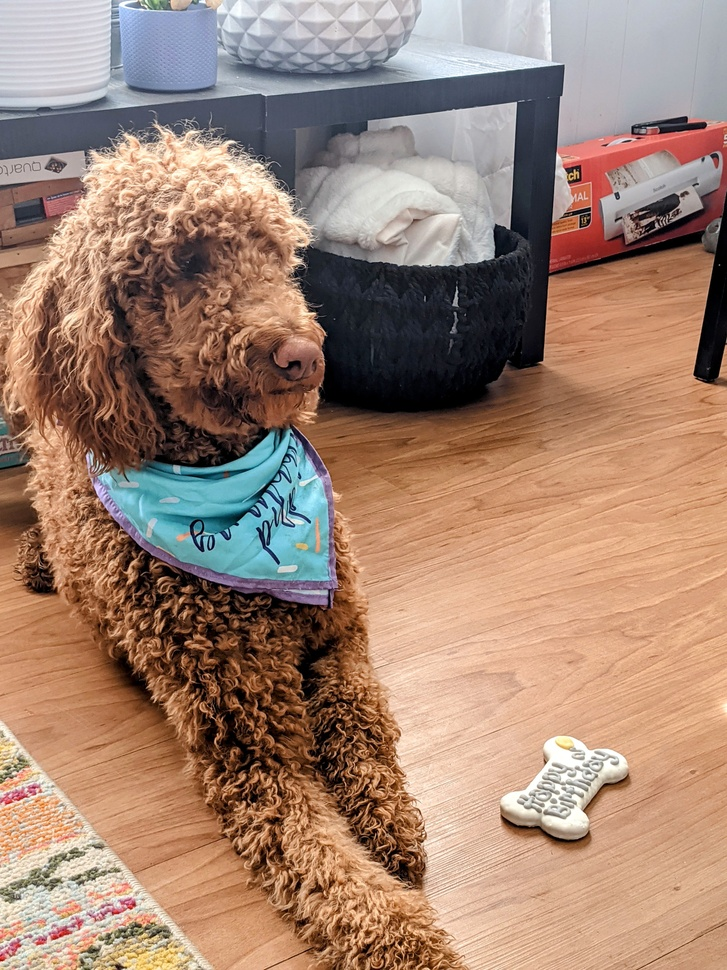
#> input picture MASI_pets/Arthur_FR.jpg, 727 x 970 px, shrunk from 3024 x 4032 before the run; its folder holds only this picture in this run
$ jupyter execute pet_picture_QA.ipynb
#> lines starting #> are read from the running program, lines starting #| are printed output that depends on the picture
[cell 1]
# The data_dir variable is the only input allowed to your code.
# Do not modify any file names in the image directory.
data_dir = "./MASI_pets"
# Add your code in the cells.

[cell 2]
import os, cv2
import pandas as pd

# Task 1 : Scan the image files to gather image meta data.

[cell 3]
#Initial dictionary representation
keyList = ["Name", "Dims", "Size", "AspectRatio", "PetName", "OwnerInitials"]
data = {k:[] for k in keyList}
data

[cell 4]
#Scan directory and get metadata
with os.scandir(data_dir) as images:
    for image in images:
        name = image.name
        data["Name"].append(name)
        name = image.name.split(".")
        names = name[0].split("_")
        data["PetName"].append(names[0])
        data["OwnerInitials"].append(names[1])
        im = cv2.imread(image.path)
#> im is the input picture: shape (970, 727, 3); mean B, G, R 114.1, 131.4, 161.3
        dim = im.shape
#> dim = (970, 727, 3)
        data["Dims"].append(dim)
        data["Size"].append(im.size)
        data["AspectRatio"].append(dim[0]/dim[1])

[cell 5]
df = pd.DataFrame.from_dict(data)

[cell 6]
#Sort the table largest to smallest by image size, breaking ties by alphabetical pet names (A - Z).
df = df.sort_values(["Size", "PetName"], ascending=[False, True])

[cell 7]
#Print
df

# Task 2: Look at the meta data to assess differences in the dataset.

[cell 8]
#Plot scatter of image size and aspect ratio
pl = df.plot.scatter(x = "Size", y = "AspectRatio", title = "Size and Aspect Ratio Relation")
pl.set_xlabel("Size(# of pixels)")
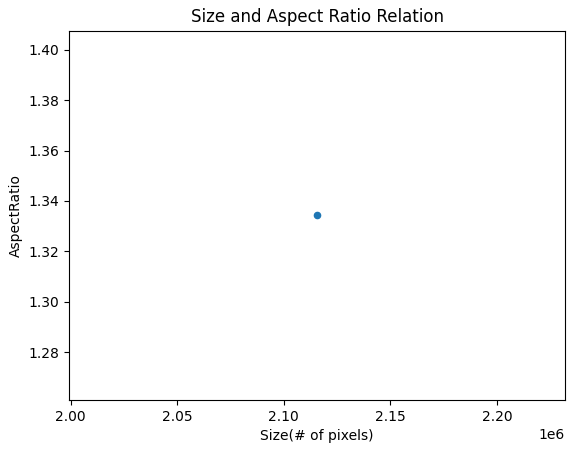
#> figure drawn by matplotlib, 1 panel

# Task 3: Look at the image data to check quality.
5 columns, images should be sorted alphabetically by the owner's initials (A - Z), starting in the top left corner of the grid, break ties by pet names, also sorted alphabetically (A - Z).

[cell 9]
import matplotlib.pyplot as plt
import math

[cell 10]
n = df.shape[0]
columns = 5
rows = math.ceil(n/5)
rows

[cell 11]
num = 1
fig=plt.figure(figsize=(15, 15))
for i, r in df.sort_values(["OwnerInitials", "PetName"]).iterrows():
    img = cv2.imread(data_dir + "/" + r["Name"])
    img = cv2.cvtColor(img, cv2.COLOR_BGR2RGB)
    plt.subplot(rows,columns,num)
    plt.imshow(img)
    plt.title(r["PetName"])
    num += 1
fig.tight_layout()
plt.show()


$ run again, on MASI_pets/Fuzzy Pants_BL.png
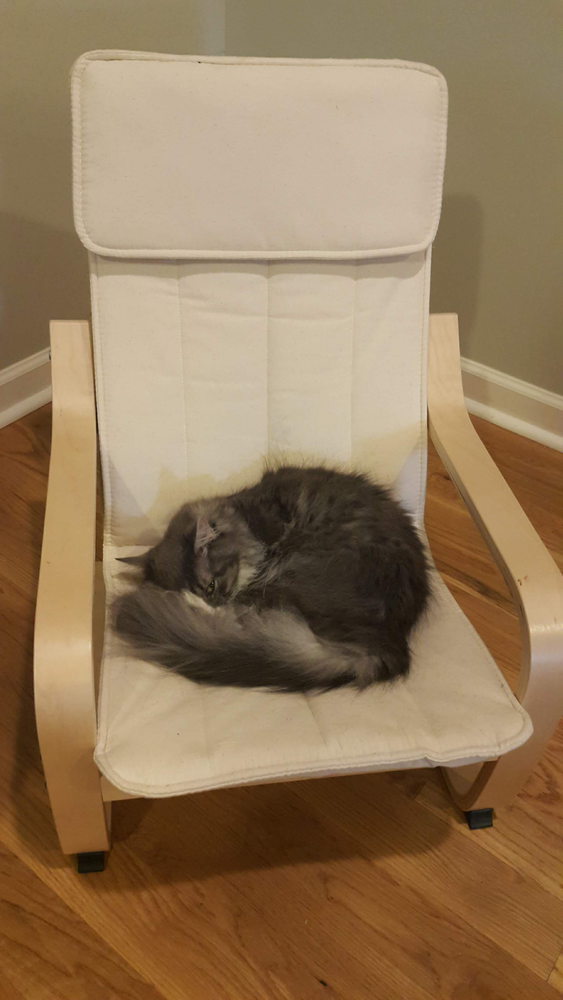
#> input picture MASI_pets/Fuzzy Pants_BL.png, 563 x 1000 px, shrunk from 1785 x 3173 before the run
#> im is the input picture: shape (1000, 563, 3); mean B, G, R 90.3, 121.2, 147
#> `[cell 8] #Plot scatter of image size and aspect ratio pl = df.plot.sca..`:
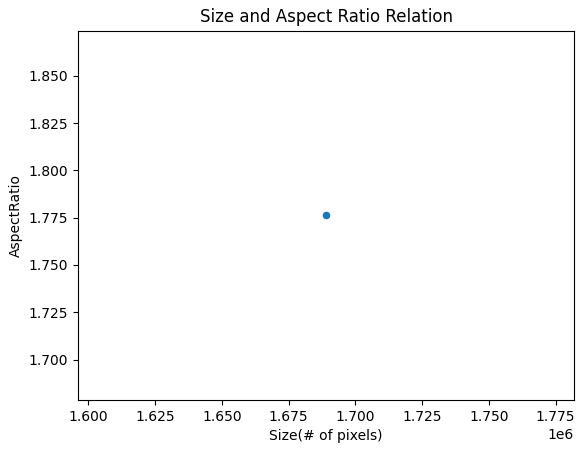
#> figure drawn by matplotlib, 1 panel

$ run again, on MASI_pets/Hazel_KS.JPG
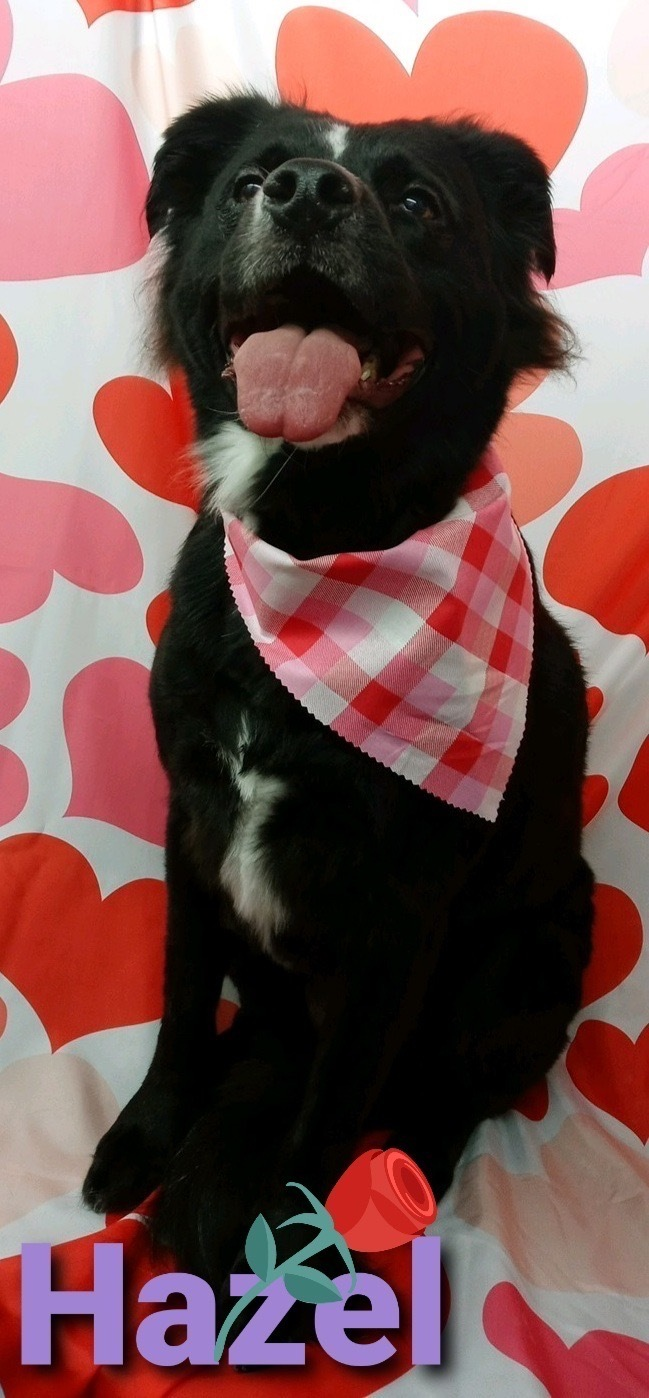
#> input picture MASI_pets/Hazel_KS.JPG, 649 x 1398 px
#> im is the input picture: shape (1398, 649, 3); mean B, G, R 81.6, 83.4, 119.3
#> `[cell 8] #Plot scatter of image size and aspect ratio pl = df.plot.sca..`:
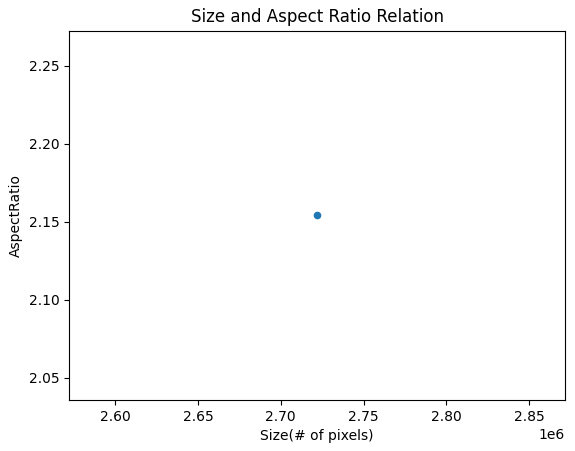
#> figure drawn by matplotlib, 1 panel

$ run again, on MASI_pets/Lucky_TL.jpg
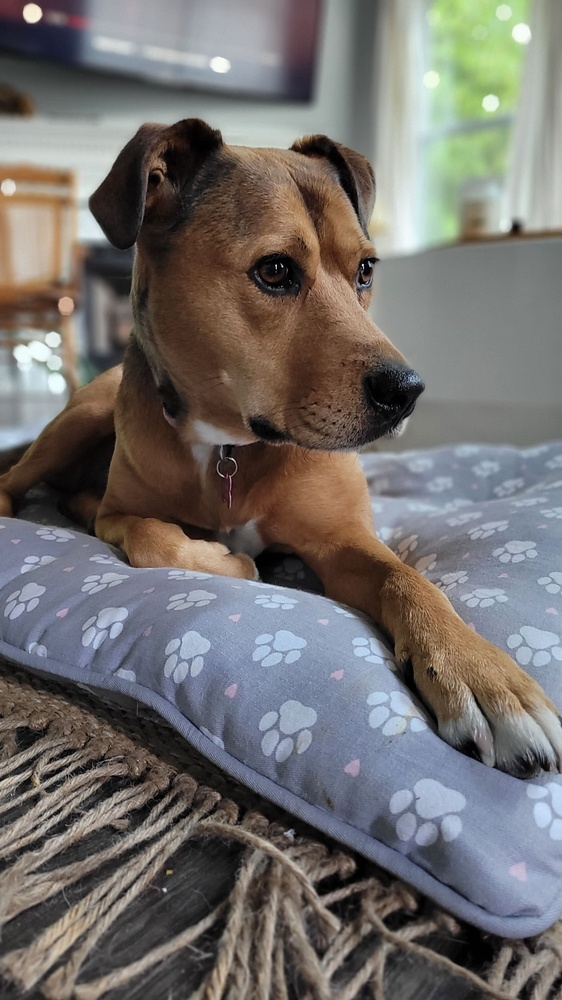
#> input picture MASI_pets/Lucky_TL.jpg, 562 x 1000 px, shrunk from 2268 x 4032 before the run
#> im is the input picture: shape (1000, 562, 3); mean B, G, R 108.3, 110.7, 114.1
#> `[cell 8] #Plot scatter of image size and aspect ratio pl = df.plot.sca..`:
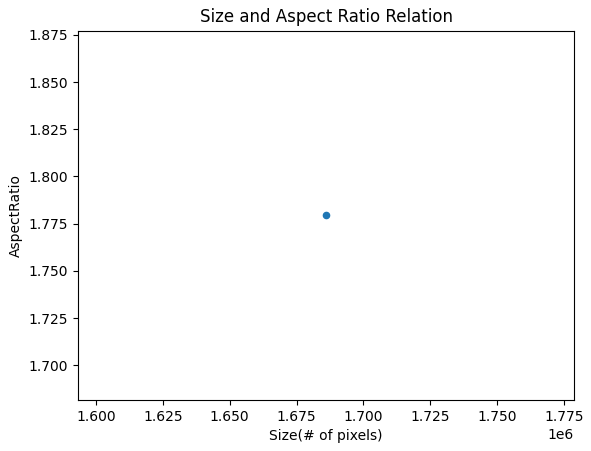
#> figure drawn by matplotlib, 1 panel
